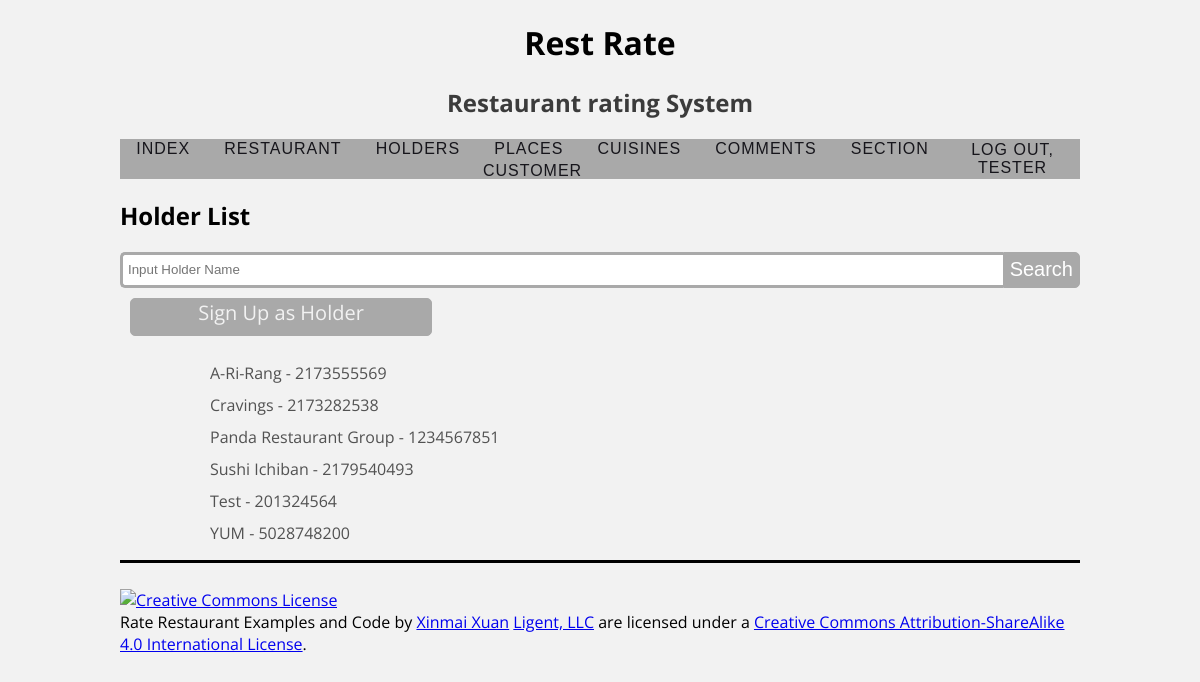
Screenshot of /holder/ (signed in) with the database file from the repository.
### rateinfo/models.py (models this page shows, shortened)
class Holder(models.Model):
    holder_id = models.AutoField(primary_key=True)
    holder_name = models.CharField(max_length=45)
    holder_phone = models.CharField(max_length=12)
    def __str__(self):
        return f'{self.holder_name} - {self.holder_phone}'
    def get_absolute_url(self):
        return reverse('rateinfo_holder_detail_urlpattern',
                       kwargs={'pk': self.pk}
                       )
    class Meta:
        ordering = ['holder_name']

### rateinfo/views.py (the view)
class HolderList(LoginRequiredMixin, PermissionRequiredMixin, PageLinksMixin, ListView):
    paginate_by = 15
    model = Holder
    permission_required = 'rateinfo.view_holder'
    def get_queryset(self):
        query = self.request.GET.get('q')
        if query:
            object_list = self.model.objects.filter(holder_name__contains=query)
        else:
            object_list = self.model.objects.all()
        return object_list

### rateinfo/utils.py (called while the page is built)
    def first_page(self, page):
        if page.number > 1:
            return self._page_urls(1)
        return None

    def previous_page(self, page):
        if (page.has_previous()
                and page.number > 2):
            return self._page_urls(
                page.previous_page_number())
        return None

    def next_page(self, page):
        last_page = page.paginator.num_pages
        if (page.has_next()
                and page.number < last_page - 1):
            return self._page_urls(
                page.next_page_number())
        return None

    def last_page(self, page):
        last_page = page.paginator.num_pages
        if page.number < last_page:
            return self._page_urls(last_page)
        return None

    def get_context_data(self, **kwargs):
        context = super().get_context_data(
            **kwargs)
        page = context.get('page_obj')
        if page is not None:
            context.update({
                'first_page_url':
                    self.first_page(page),
                'previous_page_url':
                    self.previous_page(page),
                'next_page_url':
                    self.next_page(page),
                'last_page_url':
                    self.last_page(page),
            })
        return context

### rateinfo/templates/rateinfo/holder_list.html (shortened to what this page needs)
{% extends 'rateinfo/base.html' %}
{% load static %}
{% block head %}
    <link rel="stylesheet" type="text/css"
          href="{% static 'rateinfo/lists.css' %}">
    {% endblock %}
{% block content %}
    <h2>Holder List</h2>
    <form class="search" method="get">
            <input type="text" name="q" class="searchTerm" placeholder="Input Holder Name">
            <button type="submit" class="searchButton">Search</button>
        </form>
    {% if perms.rateinfo.add_holder %}
    <div class="CreateButton">
        <a href = '{% url 'rateinfo_holder_create_urlpattern' %}'>
            Sign Up as Holder
        </a>
    </div>
    {% endif %}
    <ul class="item-list">
        {% for holder in holder_list %}
            <li>
                <a href="{{ holder.get_absolute_url }}"> {{ holder }} </a>
            </li>
        {% empty %}
            <li><em>There are currently no holder available.</em></li>
        {% endfor %}
    </ul>
{% endblock %}

### rateinfo/templates/rateinfo/base.html (shortened to what this page needs)
{% load static %}
<!DOCTYPE html>
<html lang="en">
<head>
    <link rel="stylesheet" type="text/css"
          href="{% static 'rateinfo/style.css' %}">
    {% block head %}{% endblock %}
</head>
<body>
<div>
    <header>
        <h1>Rest Rate</h1>
        <h2>Restaurant rating System</h2>
    </header>
<div class="menu_row">
    <nav>
                <a href="{% url 'index_urlpattern' %}">
                    Index</a>
                <a href="{% url 'rateinfo_restaurant_list_urlpattern' %}">
                    Restaurant</a>
                <a href="{% url 'rateinfo_holder_list_urlpattern' %}">
                    Holders</a>
                <a href="{% url 'rateinfo_place_list_urlpattern' %}">
                    Places</a>
                <a href="{% url 'rateinfo_type_list_urlpattern' %}">
                    Cuisines</a>
                <a href="{% url 'rateinfo_comment_list_urlpattern' %}">
                    Comments</a>
                <a href="{% url 'rateinfo_section_list_urlpattern' %}">
                    Section</a>
            {% if perms.rateinfo.view_customer %}
                <a href="{% url 'rateinfo_customer_list_urlpattern' %}">
                    Customer</a>
            {% endif %}
    </nav>
    <div class="status_row">
        <div class="offset-by-eight four columns">
                {% if user.is_authenticated %}
                        <a href="{% url 'logout_urlpattern' %}">
                        Log Out, {{ user.get_username }}</a>
                {% endif %}
        </div>
    </div>
</div>
    <main>
        {% block content %}{% endblock %}
    </main>
</div>
<footer>
    <p>
        <a rel="license" href="http://creativecommons.org/licenses/by-sa/4.0/">
            <img alt="Creative Commons License" style="border-width:0"
                 src="https://i.creativecommons.org/l/by-sa/4.0/88x31.png"/>
        </a><br/><span xmlns:dct="http://purl.org/dc/terms/" property="dct:title">Rate Restaurant Examples and Code</span>
        by
        <a xmlns:cc="https://www.linkedin.com/in/xinmai-xuan-12a091183/" href="https://www.linkedin.com/in/xinmai-xuan-12a091183/" property="cc:attributionName"
           rel="cc:attributionURL">Xinmai Xuan</a>
        <a xmlns:cc="http://creativecommons.org/ns#" href="https://www.ligent.net" property="cc:attributionName"
           rel="cc:attributionURL">Ligent, LLC</a> are licensed under a
        <a rel="license" href="http://creativecommons.org/licenses/by-sa/4.0/">Creative Commons Attribution-ShareAlike
            4.0 International License</a>.
    </p>
</footer>
</body>
</html>

### static/rateinfo/style.css (style rules this page uses)
body { width: auto; margin-left: 10%; margin-right: 10%; background: #f2f2f2; font-family: 'Open Sans', sans-serif; }
body>div>header { text-align: center; }
body>div>header>h2 { color: rgba(31,31,31,0.87) }
nav { width: 100%; position: center; top:50px; text-align:center; }
nav>a { font-family: 'Oswald', sans-serif; font-weight:500; text-transform:uppercase; text-decoration:none; color:#16151b; margin:0 15px; font-size:16px; letter-spacing:1px; position:relative; display:inline-block; }
nav>a:before { content:''; position: absolute; width: 100%; height: 3px; background:#16151b; top:47%; animation:out 0.2s cubic-bezier(1, 0, 0.58, 0.97) 1 both; }
.menu_row { background-color: darkgrey; height: 40px; display: flex; align-items: center; justify-content: center; }
.status_row { float: right; position: relative; font-family: 'Oswald', sans-serif; font-weight: 500; text-transform: uppercase; text-decoration: none; color: #16151b; letter-spacing: 1px; display: inline-block; }
.offset-by-eight>a { color: #16151b; text-decoration: none; text-align: center; float: right; }
footer { border-top: solid; padding-top: 10px; margin-top: 10px; }

### static/rateinfo/lists.css (style rules this page uses)
.search { width: 100%; position: relative; display: flex; }
.searchTerm { width: 100%; border: 3px solid #A9A9A9; border-right: none; padding: 5px; height: 20px; border-radius: 5px 0 0 5px; outline: none; color: #9DBFAF; }
.searchButton { width: auto; height: 36px; border: 1px solid #A9A9A9; background: #A9A9A9; text-align: center; color: #fff; border-radius: 0 5px 5px 0; cursor: pointer; font-size: 20px; }
.CreateButton { width: 300px; height: 36px; border: 1px solid #A9A9A9; background: #A9A9A9; text-align: center; color: #fff; border-radius: 5px; cursor: pointer; font-size: 20px; margin: 10px; }
.CreateButton>a { text-decoration: none; color: #f2f2f2; }
.item-list li { list-style: none; padding-left: 50px; position: relative; padding-top: 10px; }
.item-list li:before { content: ""; position: absolute; top: 12px; left: 5px; display: inline-block; height: 30px; width: 30px; background-size: contain; }
.item-list a { text-decoration: none; color: rgba(31,31,31,0.76) }

### rows the page displays
Holder: holder_name+holder_phone "A-Ri-Rang - 2173555569"
Holder: holder_name+holder_phone "Cravings - 2173282538"
Holder: holder_name+holder_phone "Panda Restaurant Group - 1234567851"
Holder: holder_name+holder_phone "Sushi Ichiban - 2179540493"
Holder: holder_name+holder_phone "Test - 201324564"
Holder: holder_name+holder_phone "YUM - 5028748200"

### other values shown
{{ user.get_username }} "TESTER"
